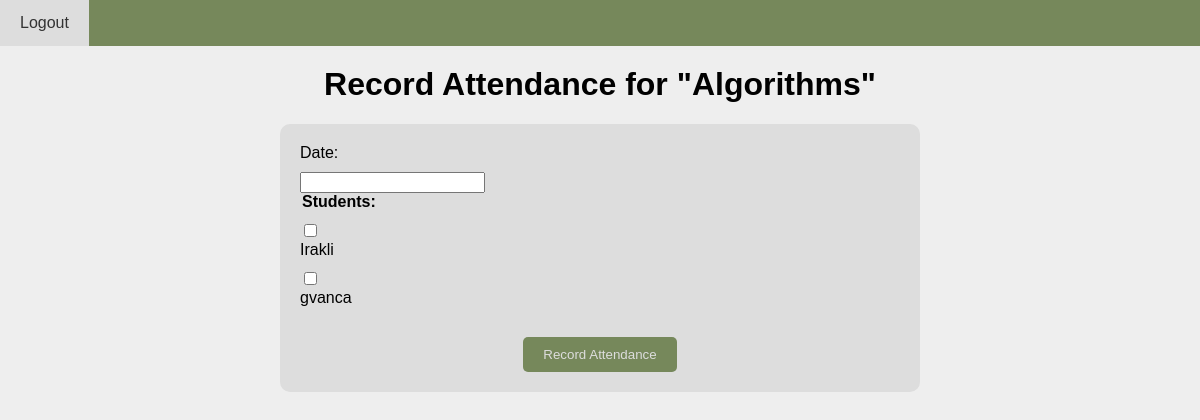
Before: /student/record-attendance/2/ with the older database file.
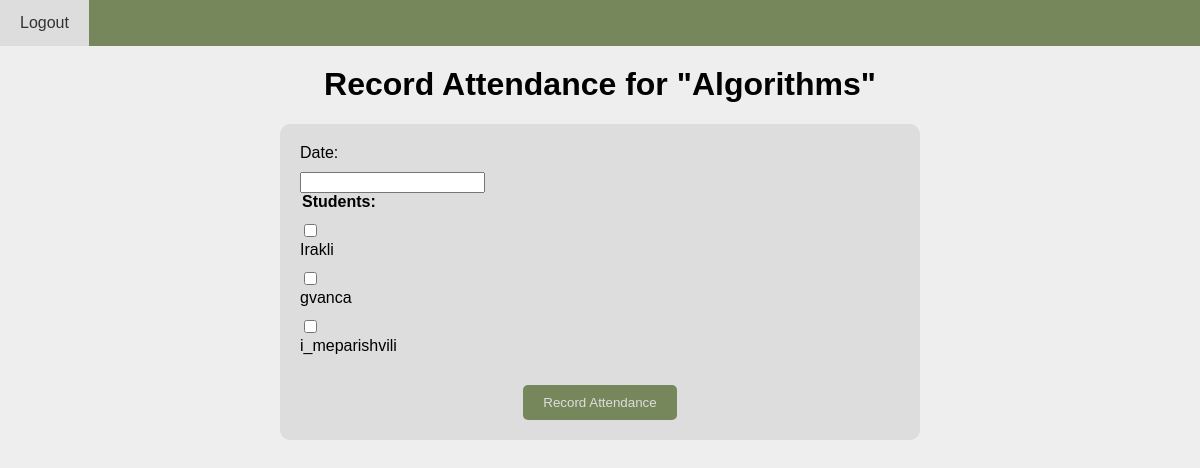
After: the same page with the newer database file.
### student/models.py (models this page shows)
class CustomUser(AbstractUser):
    is_student = models.BooleanField(default=False)
    is_lecturer = models.BooleanField(default=False)
    subjects = models.ManyToManyField('Subject', related_name='students',
                                      verbose_name=_('Subjects'))
    def __str__(self):
        return self.username

### student/views.py (the view)
# urls.py: path('record-attendance/<int:subject_id>/', views.record_attendance, name='record_attendance'),
def record_attendance(request, subject_id):
    subject = get_object_or_404(Subject, pk=subject_id)
    students = CustomUser.objects.filter(student_profile__subjects=subject)
    if request.method == 'POST':
        form = AttendanceForm(request.POST)
        if form.is_valid():
            attendance = form.save(commit=False)
            attendance.subject = subject
            attendance.save()
            form.save_m2m()
            messages.success(request, 'Attendance recorded successfully.')
            return redirect('record_attendance', subject_id=subject_id)
        else:
            for field, errors in form.errors.items():
                for error in errors:
                    messages.error(request, f"Error in {field}: {error}")
    else:
        form = AttendanceForm()
    return render(request, 'record_attendance.html', {'form': form, 'subject': subject, 'students': students})

### student/forms.py
class AttendanceForm(forms.ModelForm):
    class Meta:
        model = Attendance
        fields = ['date', 'students']

### student/models.py (called while the page is built)
    def __str__(self):
        return self.title

### student/templates/record_attendance.html (shortened to what this page needs)
<!DOCTYPE html>
<html lang="en">
<head>
</head>
<nav>
    <a href="{% url 'logout_' %}">Logout</a>
</nav>
<body>
    <h1>Record Attendance for "{{ subject }}"</h1>
    <form method="post">
        <label for="id_date">Date:</label>
        {{ form.date }}
        <fieldset>
            <legend>Students:</legend>
            {% for student in students %}
                <div>
                    <input type="checkbox" id="student_{{ student.id }}" name="students" value="{{ student.id }}">
                    <label for="student_{{ student.id }}">{{ student }}</label>
                </div>
            {% endfor %}
        </fieldset>
        <button type="submit">Record Attendance</button>
    </form>
</body>
</html>

Changed rows visible on the page:
added CustomUser: username "i_meparishvili"
